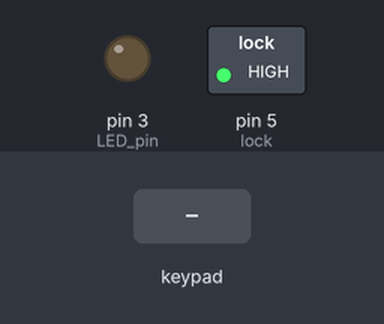
Simulated run of this sketch. Board: Arduino Uno, built with avr-gcc and run on an emulated ATmega328P. On the bench: switched loads named in the sketch (green lamp = pin HIGH), output pins drawn as LEDs (lit = HIGH). Dashed ring = blinking. The test bench sets the inputs (shaded band).

Above: at 1.2 s.
1.3 s: keypad keys 3 6 9 0 pressed 0.4 s apart
At 4.6 s:
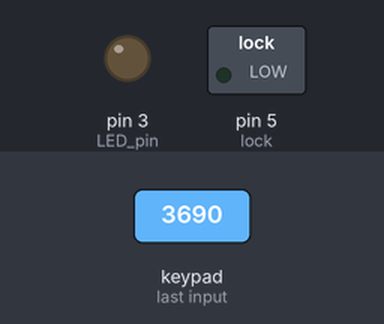
5.9 s: keypad keys 1 3 1 2 1 1 1 0 pressed 0.4 s apart
At 7.3 s:
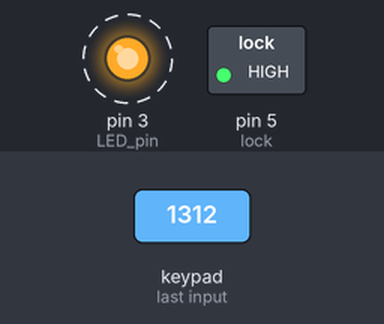
10.6 s: key '1' pressed
At 14.1 s:
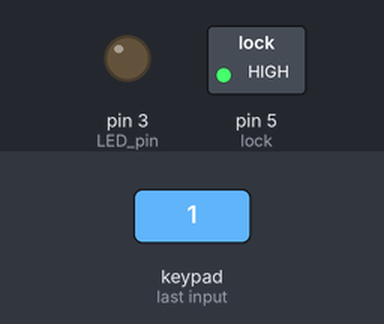
Timing chart, 0 to 15.6 s (numbered marks = the images above; inputs shaded):
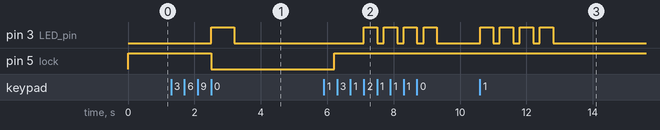

The sketch:

22_code.ino
```cpp
#include<Keypad.h>

char*password = "3690";
int LED_pin = 3;
int lock = 5;
int position = 0;
int position1 = 0;

const byte ROWS = 4; // 4 rows
const byte COLS = 4; // 4 columns 

char keys[ROWS][COLS]
{
{'1','2','3','A'},
{'4','5','6','B'},
{'7','8','9','C'},
{'*','0','#','D'}
};

byte rowPins[ROWS] = { 13, 12, 11, 10 }; //connection of rows pins to the arduino
byte colPins[COLS] = { 9, 8, 7, 6 };

Keypad keypad = Keypad(makeKeymap(keys),rowPins,colPins,ROWS,COLS);


void setup() {
  // put your setup code here, to run once:
pinMode(lock,OUTPUT);
door_close();
pinMode(LED_pin,OUTPUT);
}

void loop() {
  // put your main code here, to run repeatedly:
char key = keypad.getKey();

if(key != NO_KEY){


if (key == password[position]){
  position++;


}
if (key != password[position1]){
  position1++;
}
if (position == 4){
  position = 0;
  position1 = 0;
  door_open();
}

if (position1 == 4){
  position1 = 0;
  position=0;

  wrong();
}

}
}

void door_open(){
  digitalWrite(lock,LOW);
  digitalWrite(LED_pin,HIGH);
  delay(700);
  digitalWrite(LED_pin,LOW);

  delay(3000);
  digitalWrite(lock,HIGH);
}

void door_close(){
  digitalWrite(lock,HIGH);
}
void wrong(){
  digitalWrite(lock,HIGH);
  digitalWrite(LED_pin,HIGH);
  delay(400);
  digitalWrite(LED_pin,LOW);
  delay(200);
  //delay(600);
  digitalWrite(LED_pin,HIGH);
  delay(400);
  digitalWrite(LED_pin,LOW);
  delay(200);
  digitalWrite(LED_pin,HIGH);
  delay(400);
  digitalWrite(LED_pin,LOW);
  delay(200);
  digitalWrite(LED_pin,HIGH);
  delay(400);
  digitalWrite(LED_pin,LOW);
}
```

Measured:
- after the input at 1.3 s, pin 3 (LED_pin): LOW → HIGH after 1.2 s, → LOW 0.70 s later; pin 5 (lock): HIGH → LOW after 1.2 s
- after the input at 5.9 s, pin 3 (LED_pin): alternates HIGH for 0.40 s and LOW for 0.20 s, 8 changes in all, then stays LOW, starting after 1.2 s
- after the input at 10.6 s, pin 3 (LED_pin): alternates HIGH for 0.40 s and LOW for 0.20 s, 8 changes in all, then stays LOW, starting at once
